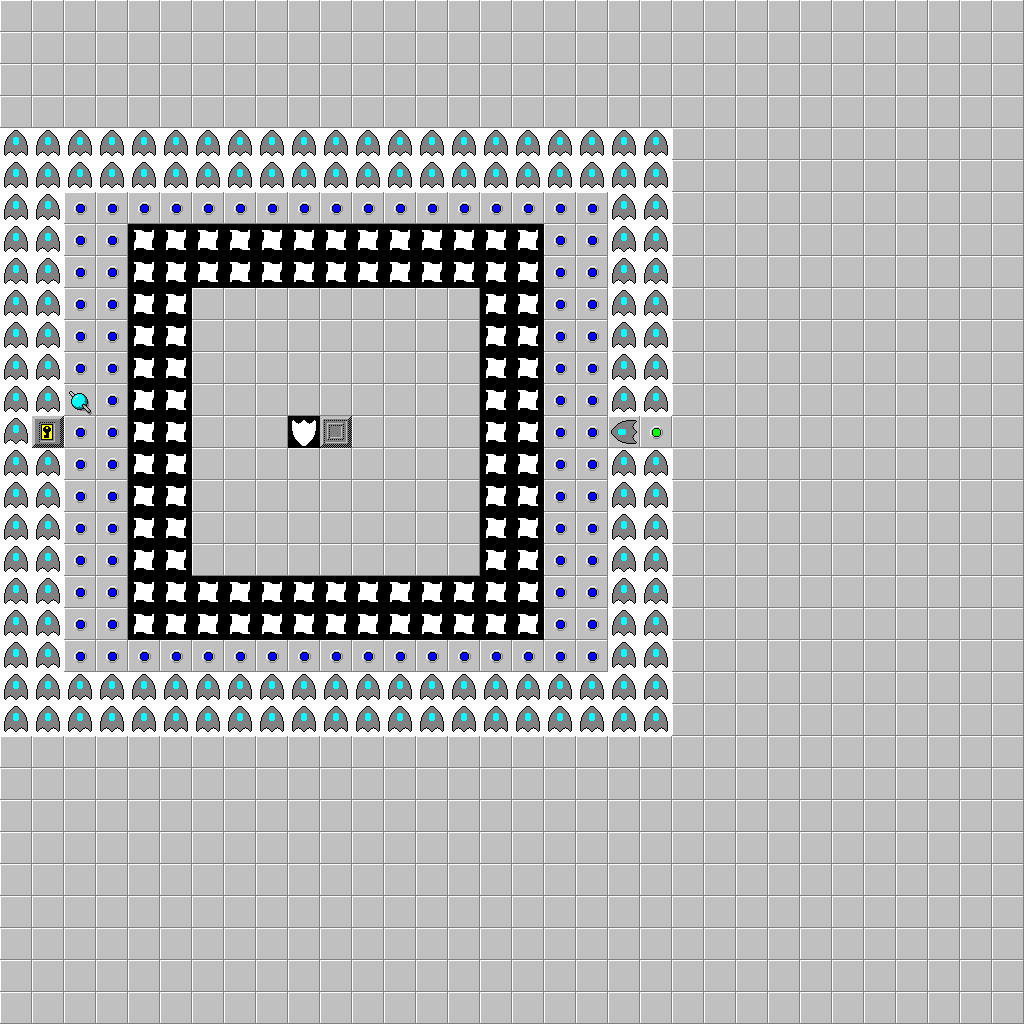

The image is a tile-based game level rendered from a .tmx file. Its description and source (layers, tilesets, objects; grid data summarised) follow:
An orthogonal 32x32 tile map with 32x32 px tiles, 3 tile layers (Base, Items, Actors).

<map version="1.0" orientation="orthogonal" width="32" height="32" tilewidth="32" tileheight="32">
 <properties>
  <property name="chip_count" value="1" />
  <property name="help" value="Don't Die" />
  <property name="level" value="10" />
 </properties>
 <tileset firstgid="1" source="tileset.tsx" />
 <layer name="Base" width="32" height="32">
  <data>[1024 cells, 1024 non-empty, 7 distinct tile ids]</data>
 </layer>
 <layer name="Items" width="32" height="32">
  <data>[1024 cells, 1 non-empty, 1 distinct tile ids]</data>
 </layer>
 <layer name="Actors" width="32" height="32">
  <data>[1024 cells, 2 non-empty, 2 distinct tile ids]</data>
 </layer>
</map>
